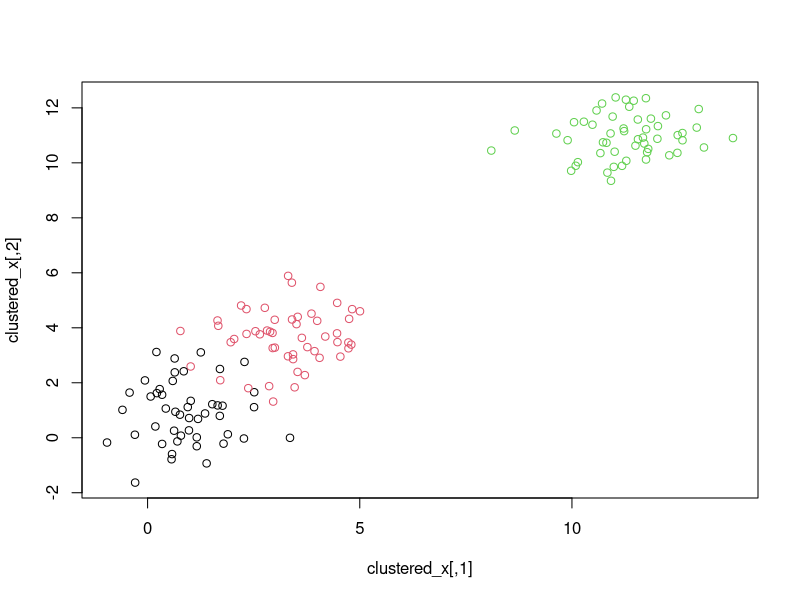

The R script that drew this image:
n = 150*2
k = 3

set.seed(42)
x = matrix(rnorm(n, 10), 150, 2)
clusters = sample(1:3, 150, replace=TRUE)
centroids = matrix(rnorm(3*2, mean=1, sd=10), 3, 2)
clustered_x = x + centroids[clusters]
plot(clustered_x, col=clusters)
